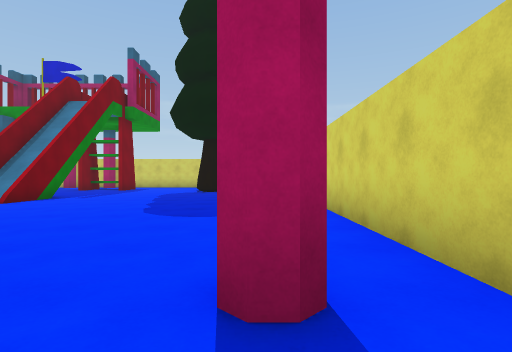
view 1 (above)

20 first-person views from a walk through a Unity game level. The camera is 1.2 m above the floor, looks level and sees 80° across. The floor is counted in squares, 2 m on a side. Each view is taken from the middle of a square. On the plan, view 1 faces up. The plan holds only what a view shows up to about 9 squares ahead; the rest is blank. The place goes on beyond the plan. The player character is not drawn.

view 2
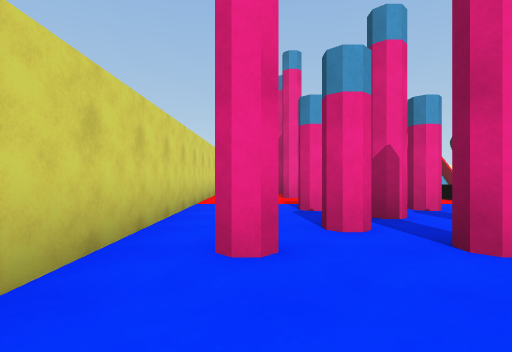

view 3
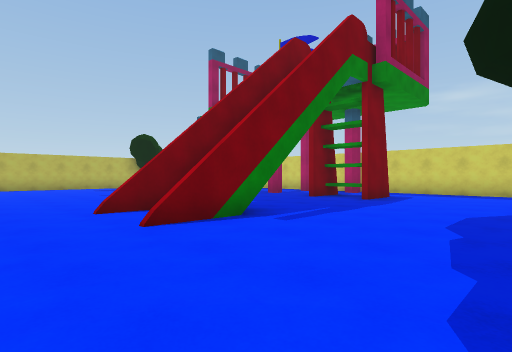

view 4
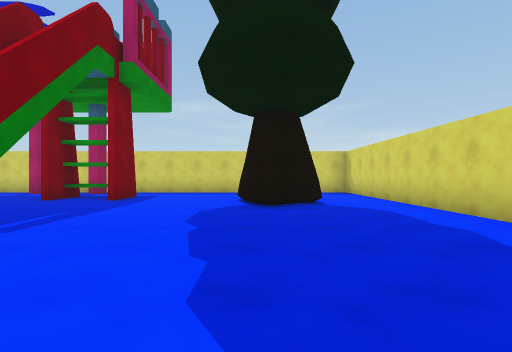

view 5
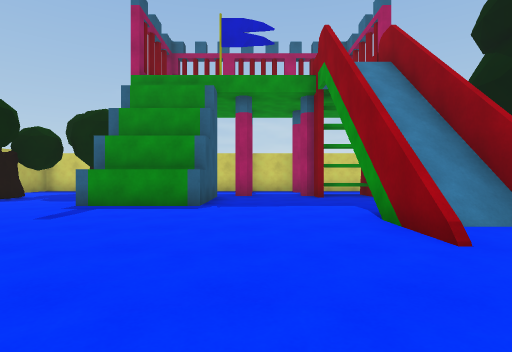

view 6
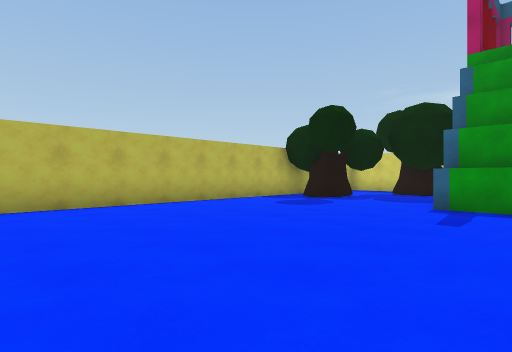

view 7
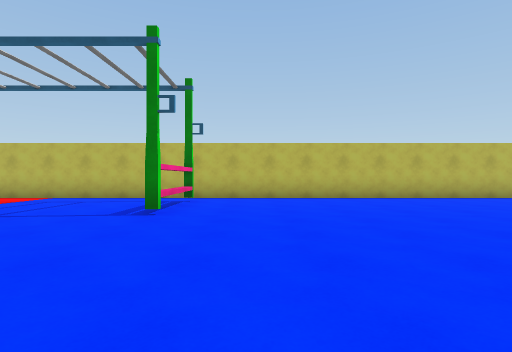

view 8
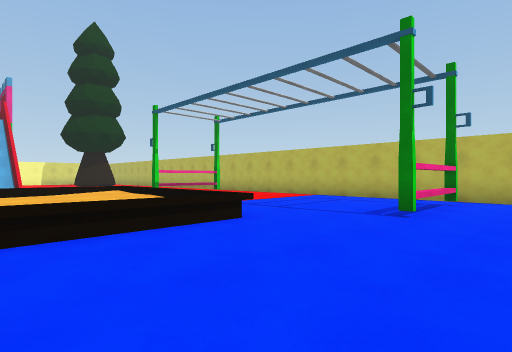

view 9
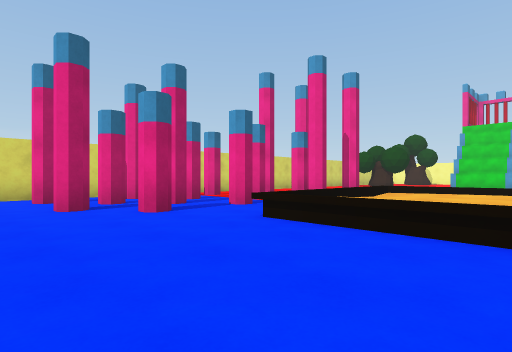

view 10
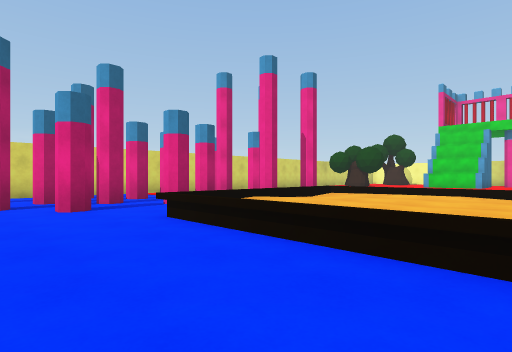

view 11
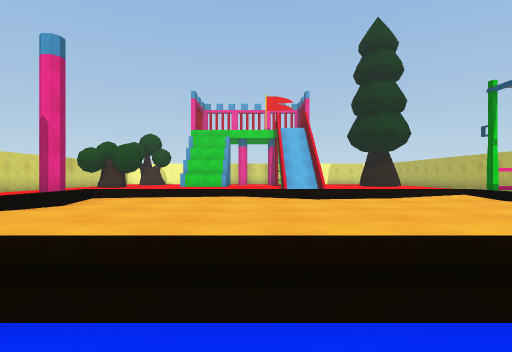

view 12
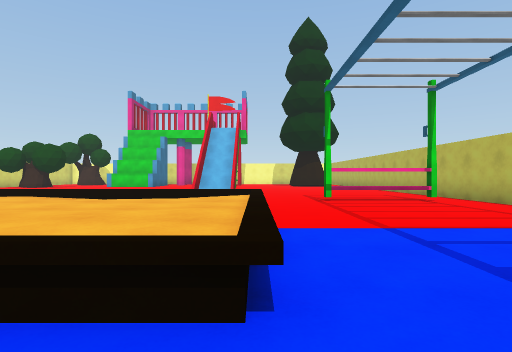

view 13
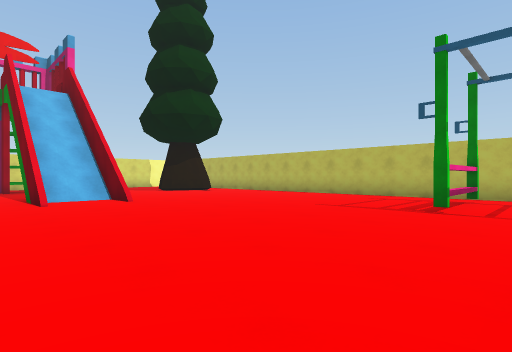

view 14
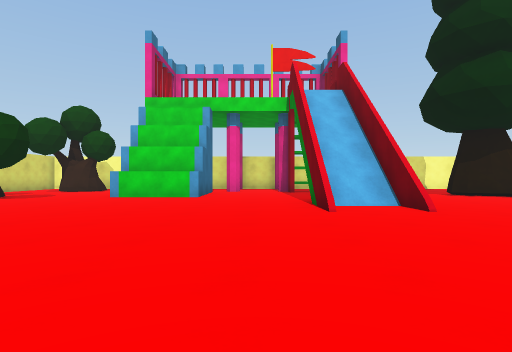

view 15
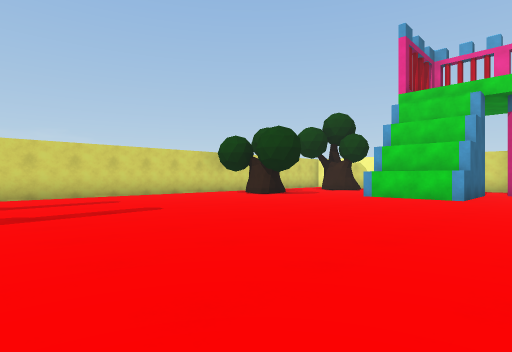

view 16
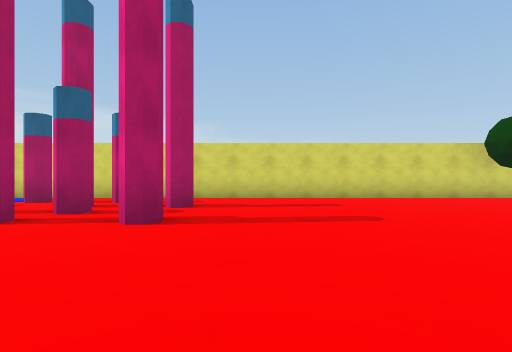

view 17
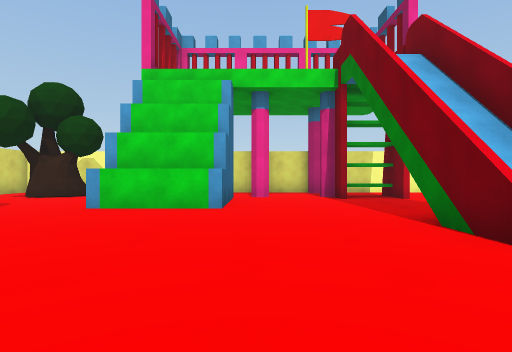

view 18
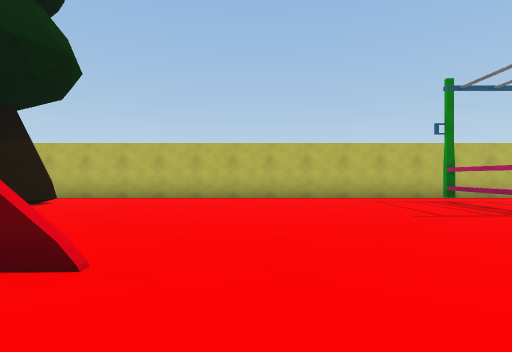

view 19
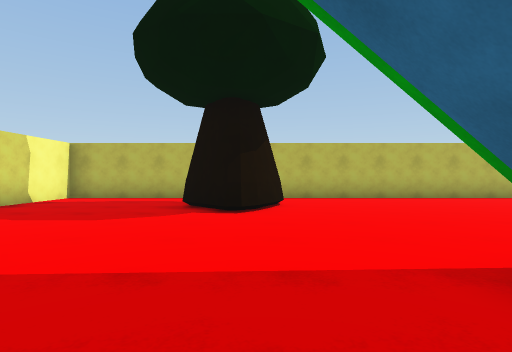

view 20
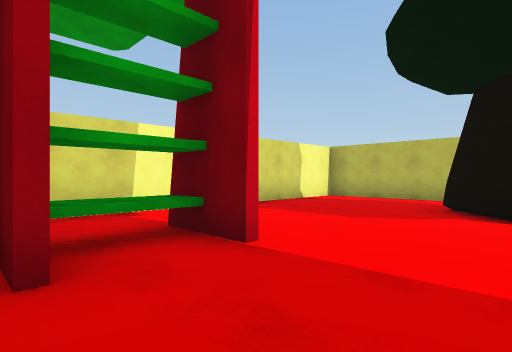

### Floor plan
Key: @ floor where view 1 was taken; # wall or solid block; . floor; / step, stairs or slope; = window, fence, low wall or low ledge; ^ raised ledge; T tree; O other object.
Columns run from 18 left of view 1 to 2 right of it. Each row starts with its distance up from view 1.
 16               ##
 15    OO         ..
 14    OO    ..  ...  ..#
 13   O#..  #..OOO..T ..#
 12   O...  #.......#T..#
 11 # O...###.......T...#
 10 #...................#
  9 #..........OOO......#
  8 #..........OOO......
  7 #..........OO......
  6 #.................  #
  5 #................. .#
  4 #.........    ......#
  3 #...................#
  2 #...................#
  1 #.#=#.............#.#
  0 #..............###@.#
 -1 #.....^^^^^^^^..###.#
 -2 #.....^^^^^^^^.###..#
 -3 #.....^^^^^^^^. #.#.#
 -4 #.....^^^^^^^^  ....#
 -5 #..............####.#
 -6 #.#=#......  .......#
 -7 #..............#.#..#
 -8 #...................#
 -9 #...................#
-10 #...................#
-11 #...................#
-12 #.....././..........#
-13 #......O/O..........#
-14 #......O O........#.#
-15 #................OO.#
-16 #..#T.......OOO...O
-17 #  T........#  ...
-18 #......O.O..#  ....
-19 #......OOO.O    OO.
-20 #........        O
-21 #########

Where each view was taken, in squares from view 1:
view 1: 0 up, 0 right, facing up
view 2: 4 up, 0 right, facing down
view 3: 5 up, 2 left, facing up-left
view 4: 5 up, 2 left, facing up
view 5: 4 up, 9 left, facing up
view 6: 4 up, 11 left, facing up-left
view 7: 3 up, 9 left, facing left
view 8: 3 up, 9 left, facing down-left
view 9: 3 up, 8 left, facing down-right
view 10: 2 up, 9 left, facing down-right
view 11: 1 up, 8 left, facing down
view 12: 1 up, 12 left, facing down
view 13: 5 down, 8 left, facing down-left
view 14: 7 down, 8 left, facing down
view 15: 7 down, 8 left, facing down-right
view 16: 8 down, 7 left, facing right
view 17: 10 down, 7 left, facing down
view 18: 11 down, 9 left, facing left
view 19: 16 down, 9 left, facing left
view 20: 16 down, 9 left, facing down-left
